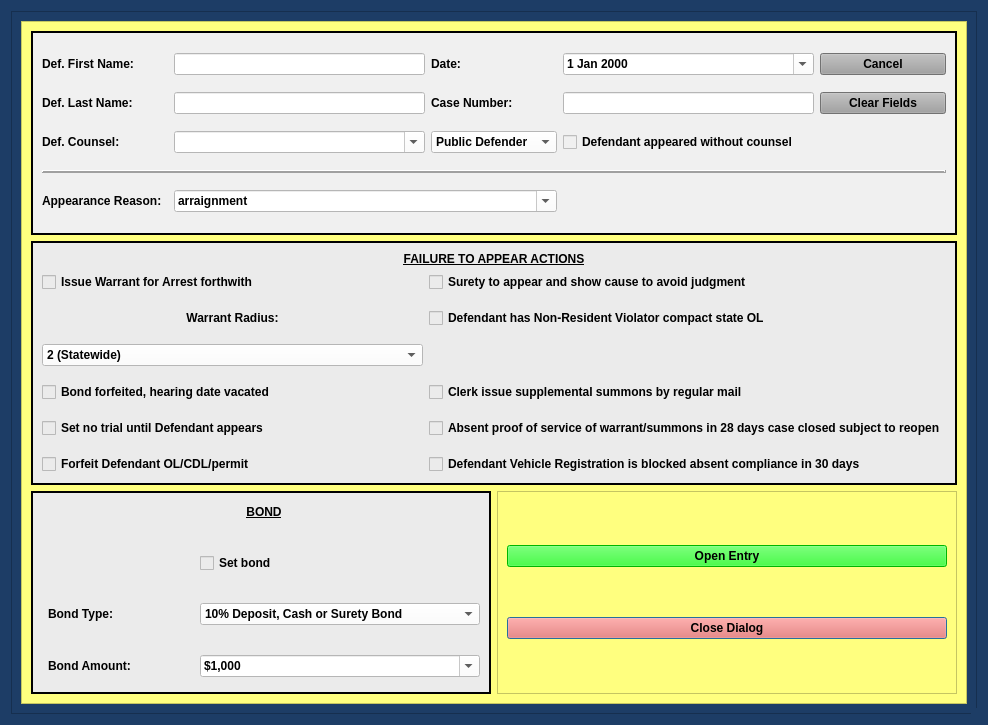
<?xml version="1.0" encoding="UTF-8"?>
<ui version="4.0">
 <class>FailureToAppearDialog</class>
 <widget class="QDialog" name="FailureToAppearDialog">
  <property name="windowModality">
   <enum>Qt::NonModal</enum>
  </property>
  <property name="geometry">
   <rect>
    <x>0</x>
    <y>0</y>
    <width>988</width>
    <height>725</height>
   </rect>
  </property>
  <property name="sizePolicy">
   <sizepolicy hsizetype="Preferred" vsizetype="Preferred">
    <horstretch>0</horstretch>
    <verstretch>0</verstretch>
   </sizepolicy>
  </property>
  <property name="minimumSize">
   <size>
    <width>0</width>
    <height>0</height>
   </size>
  </property>
  <property name="maximumSize">
   <size>
    <width>2500</width>
    <height>3500</height>
   </size>
  </property>
  <property name="palette">
   <palette>
    <active>
     <colorrole role="Button">
      <brush brushstyle="SolidPattern">
       <color alpha="255">
        <red>29</red>
        <green>61</green>
        <blue>102</blue>
       </color>
      </brush>
     </colorrole>
     <colorrole role="Base">
      <brush brushstyle="SolidPattern">
       <color alpha="255">
        <red>29</red>
        <green>61</green>
        <blue>102</blue>
       </color>
      </brush>
     </colorrole>
     <colorrole role="Window">
      <brush brushstyle="SolidPattern">
       <color alpha="255">
        <red>29</red>
        <green>61</green>
        <blue>102</blue>
       </color>
      </brush>
     </colorrole>
    </active>
    <inactive>
     <colorrole role="Button">
      <brush brushstyle="SolidPattern">
       <color alpha="255">
        <red>29</red>
        <green>61</green>
        <blue>102</blue>
       </color>
      </brush>
     </colorrole>
     <colorrole role="Base">
      <brush brushstyle="SolidPattern">
       <color alpha="255">
        <red>29</red>
        <green>61</green>
        <blue>102</blue>
       </color>
      </brush>
     </colorrole>
     <colorrole role="Window">
      <brush brushstyle="SolidPattern">
       <color alpha="255">
        <red>29</red>
        <green>61</green>
        <blue>102</blue>
       </color>
      </brush>
     </colorrole>
    </inactive>
    <disabled>
     <colorrole role="Button">
      <brush brushstyle="SolidPattern">
       <color alpha="255">
        <red>29</red>
        <green>61</green>
        <blue>102</blue>
       </color>
      </brush>
     </colorrole>
     <colorrole role="Base">
      <brush brushstyle="SolidPattern">
       <color alpha="255">
        <red>29</red>
        <green>61</green>
        <blue>102</blue>
       </color>
      </brush>
     </colorrole>
     <colorrole role="Window">
      <brush brushstyle="SolidPattern">
       <color alpha="255">
        <red>29</red>
        <green>61</green>
        <blue>102</blue>
       </color>
      </brush>
     </colorrole>
    </disabled>
   </palette>
  </property>
  <property name="font">
   <font>
    <family>Palatino Linotype</family>
    <pointsize>10</pointsize>
    <weight>75</weight>
    <italic>false</italic>
    <bold>true</bold>
   </font>
  </property>
  <property name="windowTitle">
   <string>Failure To Appear Case Information</string>
  </property>
  <property name="toolTip">
   <string/>
  </property>
  <property name="styleSheet">
   <string notr="true">background-color: rgb(29, 61, 102);
font: 75 10pt &quot;Palatino Linotype&quot;;
font-weight: bold;</string>
  </property>
  <property name="sizeGripEnabled">
   <bool>true</bool>
  </property>
  <property name="modal">
   <bool>true</bool>
  </property>
  <layout class="QGridLayout" name="gridLayout_8">
   <item row="0" column="0">
    <widget class="QFrame" name="frame_4">
     <property name="styleSheet">
      <string notr="true">background-color: rgb(29, 61, 102);</string>
     </property>
     <property name="frameShape">
      <enum>QFrame::StyledPanel</enum>
     </property>
     <property name="frameShadow">
      <enum>QFrame::Raised</enum>
     </property>
     <layout class="QGridLayout" name="gridLayout_4">
      <item row="0" column="0">
       <widget class="QScrollArea" name="scrollArea">
        <property name="focusPolicy">
         <enum>Qt::NoFocus</enum>
        </property>
        <property name="styleSheet">
         <string notr="true">background-color: rgb(255, 255, 127);</string>
        </property>
        <property name="widgetResizable">
         <bool>true</bool>
        </property>
        <widget class="QWidget" name="scrollAreaWidgetContents">
         <property name="geometry">
          <rect>
           <x>0</x>
           <y>0</y>
           <width>948</width>
           <height>685</height>
          </rect>
         </property>
         <layout class="QGridLayout" name="gridLayout_2">
          <item row="0" column="0" colspan="2">
           <widget class="QFrame" name="case_name_Frame">
            <property name="sizePolicy">
             <sizepolicy hsizetype="Preferred" vsizetype="Preferred">
              <horstretch>0</horstretch>
              <verstretch>0</verstretch>
             </sizepolicy>
            </property>
            <property name="styleSheet">
             <string notr="true">background-color: rgb(240, 240, 240);</string>
            </property>
            <property name="frameShape">
             <enum>QFrame::Box</enum>
            </property>
            <property name="frameShadow">
             <enum>QFrame::Plain</enum>
            </property>
            <property name="lineWidth">
             <number>2</number>
            </property>
            <layout class="QGridLayout" name="gridLayout" columnstretch="1,2,1,2,1">
             <item row="1" column="0">
              <widget class="QLabel" name="label_2">
               <property name="text">
                <string>Def. Last Name:</string>
               </property>
              </widget>
             </item>
             <item row="0" column="3">
              <widget class="NoScrollDateEdit" name="plea_trial_date">
               <property name="focusPolicy">
                <enum>Qt::NoFocus</enum>
               </property>
               <property name="styleSheet">
                <string notr="true">color: rgb(0, 0, 0);
background-color: rgb(255, 255, 255);</string>
               </property>
               <property name="calendarPopup">
                <bool>true</bool>
               </property>
              </widget>
             </item>
             <item row="0" column="2">
              <widget class="QLabel" name="label_26">
               <property name="text">
                <string>Date:</string>
               </property>
              </widget>
             </item>
             <item row="2" column="0">
              <widget class="QLabel" name="label_24">
               <property name="text">
                <string>Def. Counsel:</string>
               </property>
              </widget>
             </item>
             <item row="2" column="2">
              <widget class="NoScrollComboBox" name="defense_counsel_type_box">
               <property name="styleSheet">
                <string notr="true">background-color: rgb(255, 255, 255);</string>
               </property>
               <item>
                <property name="text">
                 <string>Public Defender</string>
                </property>
               </item>
               <item>
                <property name="text">
                 <string>Private Counsel</string>
                </property>
               </item>
              </widget>
             </item>
             <item row="2" column="3">
              <widget class="QCheckBox" name="defense_counsel_waived_checkBox">
               <property name="text">
                <string>Defendant appeared without counsel</string>
               </property>
              </widget>
             </item>
             <item row="2" column="1">
              <widget class="DefenseCounselComboBox" name="defense_counsel_name_box">
               <property name="styleSheet">
                <string notr="true">background-color: rgb(255, 255, 255);</string>
               </property>
               <property name="editable">
                <bool>true</bool>
               </property>
              </widget>
             </item>
             <item row="1" column="4">
              <widget class="QPushButton" name="clear_fields_case_Button">
               <property name="focusPolicy">
                <enum>Qt::NoFocus</enum>
               </property>
               <property name="styleSheet">
                <string notr="true">background-color: rgb(160, 160, 160);</string>
               </property>
               <property name="text">
                <string>Clear Fields</string>
               </property>
              </widget>
             </item>
             <item row="0" column="1">
              <widget class="QLineEdit" name="defendant_first_name_lineEdit">
               <property name="styleSheet">
                <string notr="true">background-color: rgb(255, 255, 255);</string>
               </property>
              </widget>
             </item>
             <item row="1" column="1">
              <widget class="QLineEdit" name="defendant_last_name_lineEdit">
               <property name="enabled">
                <bool>true</bool>
               </property>
               <property name="styleSheet">
                <string notr="true">background-color: rgb(255, 255, 255);</string>
               </property>
              </widget>
             </item>
             <item row="4" column="0">
              <widget class="QLabel" name="label_11">
               <property name="text">
                <string>Appearance Reason:</string>
               </property>
              </widget>
             </item>
             <item row="0" column="4">
              <widget class="QPushButton" name="cancel_Button">
               <property name="focusPolicy">
                <enum>Qt::NoFocus</enum>
               </property>
               <property name="styleSheet">
                <string notr="true">background-color: rgb(160, 160, 160);</string>
               </property>
               <property name="text">
                <string>Cancel</string>
               </property>
              </widget>
             </item>
             <item row="1" column="2">
              <widget class="QLabel" name="label_3">
               <property name="text">
                <string>Case Number:</string>
               </property>
              </widget>
             </item>
             <item row="0" column="0">
              <widget class="QLabel" name="label">
               <property name="text">
                <string>Def. First Name:</string>
               </property>
              </widget>
             </item>
             <item row="1" column="3">
              <widget class="QLineEdit" name="case_number_lineEdit">
               <property name="maximumSize">
                <size>
                 <width>500</width>
                 <height>16777215</height>
                </size>
               </property>
               <property name="styleSheet">
                <string notr="true">background-color: rgb(255, 255, 255);</string>
               </property>
              </widget>
             </item>
             <item row="3" column="0" colspan="5">
              <widget class="Line" name="line">
               <property name="frameShadow">
                <enum>QFrame::Raised</enum>
               </property>
               <property name="lineWidth">
                <number>2</number>
               </property>
               <property name="orientation">
                <enum>Qt::Horizontal</enum>
               </property>
              </widget>
             </item>
             <item row="4" column="1" colspan="2">
              <widget class="NoScrollComboBox" name="appearance_reason_box">
               <property name="styleSheet">
                <string notr="true">background-color: rgb(255, 255, 255);</string>
               </property>
               <property name="editable">
                <bool>true</bool>
               </property>
               <item>
                <property name="text">
                 <string>arraignment</string>
                </property>
               </item>
               <item>
                <property name="text">
                 <string>final community control violation hearing</string>
                </property>
               </item>
               <item>
                <property name="text">
                 <string>preliminary community control violation hearing</string>
                </property>
               </item>
               <item>
                <property name="text">
                 <string>final pre-trial</string>
                </property>
               </item>
               <item>
                <property name="text">
                 <string>LEAP sentencing</string>
                </property>
               </item>
               <item>
                <property name="text">
                 <string>jury trial</string>
                </property>
               </item>
               <item>
                <property name="text">
                 <string>trial to court</string>
                </property>
               </item>
               <item>
                <property name="text">
                 <string>motion hearing</string>
                </property>
               </item>
               <item>
                <property name="text">
                 <string>warrant for failure to appear</string>
                </property>
               </item>
              </widget>
             </item>
            </layout>
           </widget>
          </item>
          <item row="2" column="0">
           <widget class="QFrame" name="frame_5">
            <property name="styleSheet">
             <string notr="true">background-color: rgb(235, 235, 235);</string>
            </property>
            <property name="frameShape">
             <enum>QFrame::Box</enum>
            </property>
            <property name="frameShadow">
             <enum>QFrame::Plain</enum>
            </property>
            <property name="lineWidth">
             <number>2</number>
            </property>
            <layout class="QGridLayout" name="gridLayout_7">
             <item row="0" column="0">
              <layout class="QGridLayout" name="gridLayout_5" rowstretch="0,0,0,0" columnstretch="0,0">
               <property name="sizeConstraint">
                <enum>QLayout::SetDefaultConstraint</enum>
               </property>
               <property name="leftMargin">
                <number>6</number>
               </property>
               <property name="bottomMargin">
                <number>6</number>
               </property>
               <property name="horizontalSpacing">
                <number>6</number>
               </property>
               <property name="verticalSpacing">
                <number>30</number>
               </property>
               <item row="2" column="0">
                <widget class="QLabel" name="bond_type_label">
                 <property name="text">
                  <string>Bond Type:</string>
                 </property>
                </widget>
               </item>
               <item row="2" column="1">
                <widget class="NoScrollComboBox" name="bond_type_box">
                 <property name="styleSheet">
                  <string notr="true">background-color: rgb(255, 255, 255);</string>
                 </property>
                 <item>
                  <property name="text">
                   <string>10% Deposit, Cash or Surety Bond</string>
                  </property>
                 </item>
                 <item>
                  <property name="text">
                   <string>Cash or Surety Bond</string>
                  </property>
                 </item>
                 <item>
                  <property name="text">
                   <string>No Bond</string>
                  </property>
                 </item>
                 <item>
                  <property name="text">
                   <string>Recognizance (OR) Bond</string>
                  </property>
                 </item>
                </widget>
               </item>
               <item row="3" column="0">
                <widget class="QLabel" name="bond_amount_label">
                 <property name="text">
                  <string>Bond Amount:</string>
                 </property>
                </widget>
               </item>
               <item row="3" column="1">
                <widget class="NoScrollComboBox" name="bond_amount_box">
                 <property name="font">
                  <font>
                   <family>Palatino Linotype</family>
                   <pointsize>10</pointsize>
                   <weight>75</weight>
                   <italic>false</italic>
                   <bold>true</bold>
                  </font>
                 </property>
                 <property name="styleSheet">
                  <string notr="true">background-color: rgb(255, 255, 255);</string>
                 </property>
                 <property name="editable">
                  <bool>true</bool>
                 </property>
                 <item>
                  <property name="text">
                   <string>$1,000</string>
                  </property>
                 </item>
                 <item>
                  <property name="text">
                   <string>$500</string>
                  </property>
                 </item>
                 <item>
                  <property name="text">
                   <string>$1,500</string>
                  </property>
                 </item>
                 <item>
                  <property name="text">
                   <string>$2,000</string>
                  </property>
                 </item>
                 <item>
                  <property name="text">
                   <string>$2,500</string>
                  </property>
                 </item>
                 <item>
                  <property name="text">
                   <string>$3,000</string>
                  </property>
                 </item>
                 <item>
                  <property name="text">
                   <string>$3,500</string>
                  </property>
                 </item>
                 <item>
                  <property name="text">
                   <string>$5,000</string>
                  </property>
                 </item>
                 <item>
                  <property name="text">
                   <string>$7,500</string>
                  </property>
                 </item>
                 <item>
                  <property name="text">
                   <string>$10,000</string>
                  </property>
                 </item>
                </widget>
               </item>
               <item row="0" column="0" colspan="2">
                <widget class="QLabel" name="label_5">
                 <property name="text">
                  <string>&lt;html&gt;&lt;head/&gt;&lt;body&gt;&lt;p&gt;&lt;span style=&quot; text-decoration: underline;&quot;&gt;BOND&lt;/span&gt;&lt;/p&gt;&lt;/body&gt;&lt;/html&gt;</string>
                 </property>
                 <property name="alignment">
                  <set>Qt::AlignCenter</set>
                 </property>
                </widget>
               </item>
               <item row="1" column="1">
                <widget class="QCheckBox" name="set_bond_checkBox">
                 <property name="layoutDirection">
                  <enum>Qt::LeftToRight</enum>
                 </property>
                 <property name="text">
                  <string>Set bond                                                             </string>
                 </property>
                </widget>
               </item>
              </layout>
             </item>
            </layout>
           </widget>
          </item>
          <item row="2" column="1">
           <widget class="QFrame" name="frame_8">
            <property name="styleSheet">
             <string notr="true">
background-color: rgb(255, 255, 127);</string>
            </property>
            <property name="frameShape">
             <enum>QFrame::StyledPanel</enum>
            </property>
            <property name="frameShadow">
             <enum>QFrame::Raised</enum>
            </property>
            <layout class="QGridLayout" name="gridLayout_10">
             <item row="0" column="0">
              <widget class="QPushButton" name="create_entry_Button">
               <property name="styleSheet">
                <string notr="true">background-color: rgb(0, 255, 0);
font: 75 11pt &quot;Palatino Linotype&quot;;
font-weight: bold;</string>
               </property>
               <property name="text">
                <string>Open Entry</string>
               </property>
               <property name="autoDefault">
                <bool>false</bool>
               </property>
              </widget>
             </item>
             <item row="2" column="0">
              <widget class="QPushButton" name="close_dialog_Button">
               <property name="styleSheet">
                <string notr="true">background-color: rgb(255, 96, 82);
font: 75 11pt &quot;Palatino Linotype&quot;;
font-weight: bold;</string>
               </property>
               <property name="text">
                <string>Close Dialog</string>
               </property>
              </widget>
             </item>
            </layout>
           </widget>
          </item>
          <item row="1" column="0" colspan="2">
           <widget class="QFrame" name="frame">
            <property name="styleSheet">
             <string notr="true">background-color: rgb(235, 235, 235);</string>
            </property>
            <property name="frameShape">
             <enum>QFrame::Box</enum>
            </property>
            <property name="frameShadow">
             <enum>QFrame::Plain</enum>
            </property>
            <property name="lineWidth">
             <number>2</number>
            </property>
            <layout class="QGridLayout" name="gridLayout_6">
             <item row="0" column="0">
              <widget class="QLabel" name="label_4">
               <property name="text">
                <string>&lt;html&gt;&lt;head/&gt;&lt;body&gt;&lt;p&gt;&lt;span style=&quot; text-decoration: underline;&quot;&gt;FAILURE TO APPEAR ACTIONS&lt;/span&gt;&lt;/p&gt;&lt;/body&gt;&lt;/html&gt;</string>
               </property>
               <property name="alignment">
                <set>Qt::AlignCenter</set>
               </property>
              </widget>
             </item>
             <item row="1" column="0">
              <layout class="QGridLayout" name="gridLayout_3">
               <property name="horizontalSpacing">
                <number>6</number>
               </property>
               <property name="verticalSpacing">
                <number>16</number>
               </property>
               <item row="1" column="1">
                <widget class="QCheckBox" name="non_resident_license_checkBox">
                 <property name="text">
                  <string>Defendant has Non-Resident Violator compact state OL</string>
                 </property>
                </widget>
               </item>
               <item row="4" column="1">
                <widget class="QCheckBox" name="supplemental_summons_checkBox">
                 <property name="text">
                  <string>Clerk issue supplemental summons by regular mail</string>
                 </property>
                </widget>
               </item>
               <item row="4" column="0">
                <widget class="QCheckBox" name="bond_forfeited_checkBox">
                 <property name="text">
                  <string>Bond forfeited, hearing date vacated</string>
                 </property>
                </widget>
               </item>
               <item row="5" column="0">
                <widget class="QCheckBox" name="set_no_trial_checkBox">
                 <property name="text">
                  <string>Set no trial until Defendant appears</string>
                 </property>
                </widget>
               </item>
               <item row="6" column="0">
                <widget class="QCheckBox" name="operator_license_checkBox">
                 <property name="text">
                  <string>Forfeit Defendant OL/CDL/permit</string>
                 </property>
                </widget>
               </item>
               <item row="5" column="1">
                <widget class="QCheckBox" name="proof_of_service_checkBox">
                 <property name="text">
                  <string>Absent proof of service of warrant/summons in 28 days case closed subject to reopen</string>
                 </property>
                </widget>
               </item>
               <item row="6" column="1">
                <widget class="QCheckBox" name="registration_block_checkBox">
                 <property name="text">
                  <string>Defendant Vehicle Registration is blocked absent compliance in 30 days</string>
                 </property>
                </widget>
               </item>
               <item row="3" column="0">
                <widget class="NoScrollComboBox" name="arrest_warrant_radius_box">
                 <property name="styleSheet">
                  <string notr="true">background-color: rgb(255, 255, 255);</string>
                 </property>
                 <item>
                  <property name="text">
                   <string>2 (Statewide)</string>
                  </property>
                 </item>
                 <item>
                  <property name="text">
                   <string>3 (100-mile radius)</string>
                  </property>
                 </item>
                 <item>
                  <property name="text">
                   <string>4 (Delaware and adjacent counties)</string>
                  </property>
                 </item>
                 <item>
                  <property name="text">
                   <string>5 (Delaware county only)</string>
                  </property>
                 </item>
                </widget>
               </item>
               <item row="0" column="1">
                <widget class="QCheckBox" name="surety_appear_checkBox">
                 <property name="text">
                  <string>Surety to appear and show cause to avoid judgment</string>
                 </property>
                </widget>
               </item>
               <item row="0" column="0">
                <widget class="QCheckBox" name="arrest_warrant_checkBox">
                 <property name="text">
                  <string>Issue Warrant for Arrest forthwith</string>
                 </property>
                </widget>
               </item>
               <item row="1" column="0">
                <widget class="QLabel" name="arrest_warrant_radius_label">
                 <property name="text">
                  <string>Warrant Radius:</string>
                 </property>
                 <property name="alignment">
                  <set>Qt::AlignCenter</set>
                 </property>
                </widget>
               </item>
              </layout>
             </item>
            </layout>
           </widget>
          </item>
         </layout>
        </widget>
       </widget>
      </item>
     </layout>
    </widget>
   </item>
  </layout>
 </widget>
 <customwidgets>
  <customwidget>
   <class>NoScrollDateEdit</class>
   <extends>QDateEdit</extends>
   <header>munientry.widgets.custom_widgets</header>
  </customwidget>
  <customwidget>
   <class>NoScrollComboBox</class>
   <extends>QComboBox</extends>
   <header>munientry.widgets.custom_widgets</header>
  </customwidget>
  <customwidget>
   <class>DefenseCounselComboBox</class>
   <extends>QComboBox</extends>
   <header>munientry.widgets.custom_widgets</header>
  </customwidget>
 </customwidgets>
 <tabstops>
  <tabstop>defendant_first_name_lineEdit</tabstop>
  <tabstop>defendant_last_name_lineEdit</tabstop>
  <tabstop>case_number_lineEdit</tabstop>
  <tabstop>bond_type_box</tabstop>
  <tabstop>bond_amount_box</tabstop>
  <tabstop>create_entry_Button</tabstop>
  <tabstop>close_dialog_Button</tabstop>
 </tabstops>
 <resources/>
 <connections/>
 <slots>
  <slot>create_entry()</slot>
  <slot>continue_dialog()</slot>
  <slot>close_window()</slot>
  <slot>set_dialog()</slot>
  <slot>update_case_information()</slot>
  <slot>ovi_dialog()</slot>
  <slot>sentencing_dialog()</slot>
  <slot>proceed_to_sentencing()</slot>
  <slot>proceed_to_ovi()</slot>
  <slot>add_charge()</slot>
  <slot>set_statute()</slot>
  <slot>set_pay_date()</slot>
  <slot>amend_offense()</slot>
  <slot>set_offense()</slot>
  <slot>add_charge_to_view()</slot>
  <slot>delete_charge()</slot>
  <slot>delete_charge_from_view()</slot>
  <slot>close_event()</slot>
  <slot>set_fra_in_file()</slot>
  <slot>set_fra_in_court()</slot>
  <slot>start_add_conditions_dialog()</slot>
  <slot>start_amend_offense_dialog()</slot>
 </slots>
</ui>
